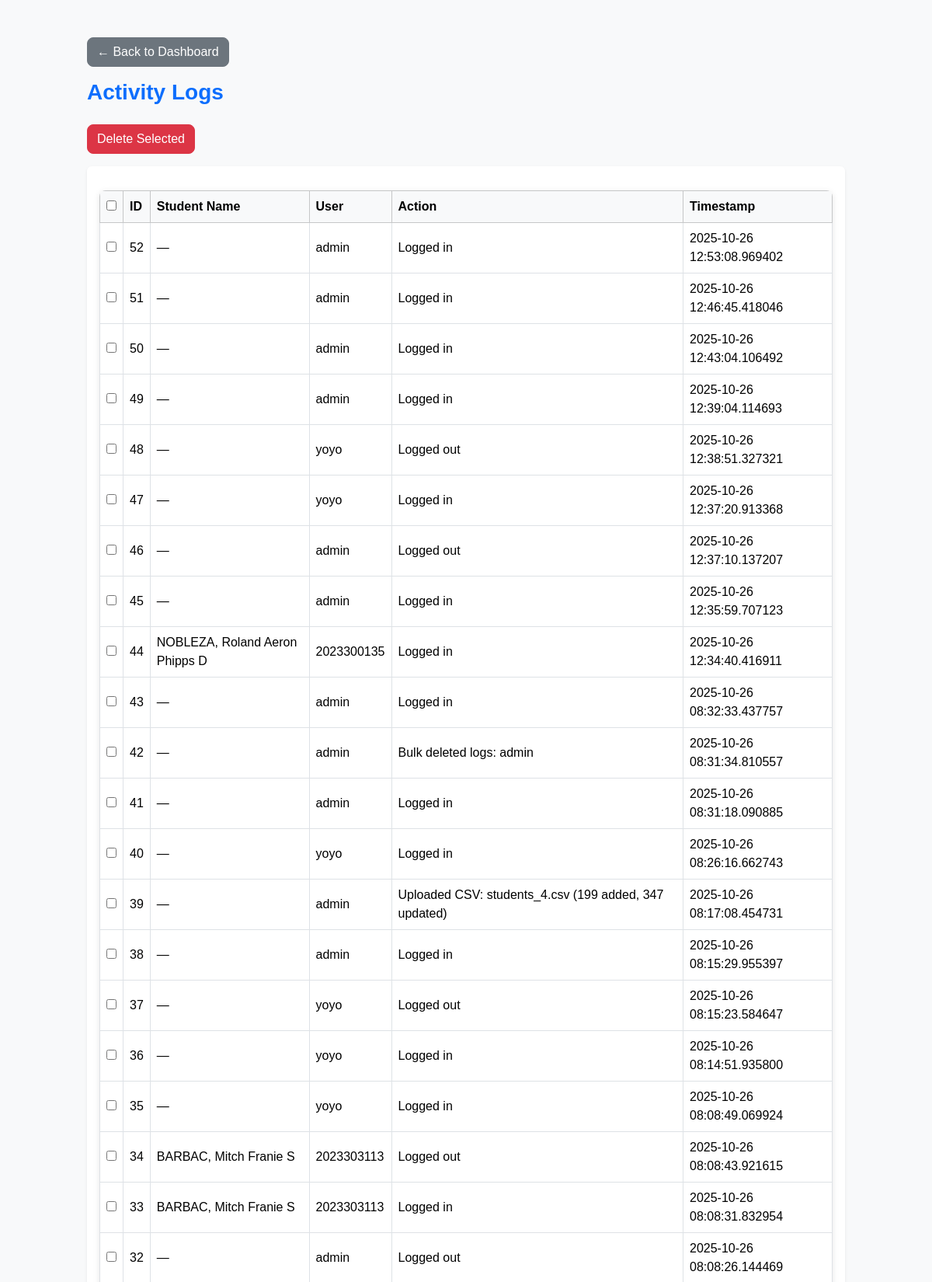
The app's page /view_logs (signed in, upper part) with its own data.
### app.py (models this page shows)
class Log(db.Model):
    id = db.Column(db.Integer, primary_key=True)
    user = db.Column(db.String(100))
    action = db.Column(db.String(255))
    timestamp = db.Column(db.DateTime, default=datetime.utcnow)

class Student(db.Model):
    __tablename__ = 'student'
    student_id = db.Column(db.String(100), primary_key=True)
    subject = db.Column(db.String(100), primary_key=True)
    name = db.Column(db.String(150), nullable=False)
    quiz1 = db.Column(db.String(10), default='0')
    quiz2 = db.Column(db.String(10), default='0')
    quiz3 = db.Column(db.String(10), default='0')
    quiz4 = db.Column(db.String(10), default='0')
    quiz5 = db.Column(db.String(10), default='0')
    quiz6 = db.Column(db.String(10), default='0')
    quiz7 = db.Column(db.String(10), default='0')
    quiz8 = db.Column(db.String(10), default='0')
    midterm_exam = db.Column(db.String(10), default='0')
    finals_exam = db.Column(db.String(10), default='0')
    midterm_grade = db.Column(db.String(10), default='0')
    finals_grade = db.Column(db.String(10), default='0')
    midterm_remarks = db.Column(db.String(50))
    finals_remarks = db.Column(db.String(50))
    overall_grade = db.Column(db.String(10), default='0')
    overall_remarks = db.Column(db.String(50))
    __table_args__ = (
        db.UniqueConstraint('student_id', 'subject', name='uix_student_subject'),
    )

### app.py (the view)
@app.route('/view_logs')
@login_required(role='Admin')
def view_logs():
    logs = Log.query.order_by(Log.timestamp.desc()).all()
    logs_with_student_name = []
    for log in logs:
        student = Student.query.filter_by(student_id=log.user).first()
        student_name = student.name if student else None
        logs_with_student_name.append({
            'id': log.id,
            'student_name': student_name,
            'user': log.user,
            'action': log.action,
            'timestamp': log.timestamp
        })
    return render_template('logs.html', logs=logs_with_student_name)

### app.py (called while the page is built)
def login_required(role=None):
    def decorator(f):
        @wraps(f)
        def decorated_function(*args, **kwargs):
            if 'user_id' not in session:
                flash("Please log in first.", "danger")
                return redirect(url_for('login'))
            if role and session.get('role') not in (role if isinstance(role, list) else [role]):
                flash("Access denied.", "danger")
                return redirect(url_for('login'))
            return f(*args, **kwargs)
        return decorated_function
    return decorator

### templates/logs.html (shortened to what this page needs)
<!DOCTYPE html>
<html lang="en">
<head>
<link href="https://cdn.jsdelivr.net/npm/bootstrap@5.3.3/dist/css/bootstrap.min.css" rel="stylesheet">
<link rel="stylesheet" href="{{ url_for('static', filename='css/style.css') }}">
</head>
<body class="bg-light">
<div class="container mt-5">
    <div class="mb-3">
        <a href="{{ url_for('dashboard_admin') }}" class="btn btn-secondary">
            ← Back to Dashboard
        </a>
    </div>
    <h3 class="text-primary mb-4">Activity Logs</h3>
    <div class="mb-3 d-flex gap-2">
        <button type="button" class="btn btn-danger" id="delete-selected" data-bs-toggle="modal" data-bs-target="#confirmDeleteModal">
            Delete Selected
        </button>
    </div>
    <form method="POST" action="{{ url_for('bulk_delete_logs') }}" id="bulk-delete-form">
        <div class="table-responsive shadow-sm bg-white p-3 rounded">
            <table class="table table-bordered table-hover align-middle mb-0">
                <thead class="table-light">
                    <tr>
                        <th><input type="checkbox" id="select-all"></th>
                        <th>ID</th>
                        <th>Student Name</th>
                        <th>User</th>
                        <th>Action</th>
                        <th>Timestamp</th>
                    </tr>
                </thead>
                <tbody>
                    {% for log in logs %}
                    <tr>
                        <td><input type="checkbox" name="log_ids" value="{{ log.id }}"></td>
                        <td>{{ log.id }}</td>
                        <td>{{ log.student_name or '—' }}</td>
                        <td>{{ log.user or '—' }}</td>
                        <td>{{ log.action }}</td>
                        <td>{{ log.timestamp }}</td>
                    </tr>
                    {% else %}
                    <tr>
                        <td colspan="6" class="text-center">No logs found.</td>
                    </tr>
                    {% endfor %}
                </tbody>
            </table>
        </div>
    </form>
</div>
</body>
</html>

### static/css/style.css (style rules this page uses)
#delete-selected { transition: background-color 0.3s, transform 0.2s; }
.table { border-radius: 8px; overflow: hidden; box-shadow: 0 2px 8px rgba(0,0,0,0.1); }
.table { margin-top: 15px; }
body { background-color: #f8f9fa; font-family: "Poppins", Arial, sans-serif; color: #333; }
.container { max-width: 1000px; }
h1, h2, h3 { font-weight: 600; }
h3.text-primary { color: #0d6efd !important; }
.btn { border-radius: 8px !important; font-weight: 500; transition: transform 0.2s ease, box-shadow 0.2s ease; }

### records on screen
Log: id "52", student_name "—", user "admin", action "Logged in", timestamp "2025-10-26 12:53:08.969402"
Log: id "51", student_name "—", user "admin", action "Logged in", timestamp "2025-10-26 12:46:45.418046"
Log: id "50", student_name "—", user "admin", action "Logged in", timestamp "2025-10-26 12:43:04.106492"
Log: id "49", student_name "—", user "admin", action "Logged in", timestamp "2025-10-26 12:39:04.114693"
Log: id "48", student_name "—", user "yoyo", action "Logged out", timestamp "2025-10-26 12:38:51.327321"
Log: id "47", student_name "—", user "yoyo", action "Logged in", timestamp "2025-10-26 12:37:20.913368"
Log: id "46", student_name "—", user "admin", action "Logged out", timestamp "2025-10-26 12:37:10.137207"
Log: id "45", student_name "—", user "admin", action "Logged in", timestamp "2025-10-26 12:35:59.707123"
Student: name "NOBLEZA, Roland Aeron Phipps D"
Log: user "2023300135", action "Logged in", timestamp "2025-10-26 12:34:40.416911"
Log: id "43", student_name "—", user "admin", action "Logged in", timestamp "2025-10-26 08:32:33.437757"
Log: id "42", student_name "—", user "admin", action "Bulk deleted logs: admin", timestamp "2025-10-26 08:31:34.810557"
Log: id "41", student_name "—", user "admin", action "Logged in", timestamp "2025-10-26 08:31:18.090885"
Log: id "40", student_name "—", user "yoyo", action "Logged in", timestamp "2025-10-26 08:26:16.662743"
Log: id "39", student_name "—", user "admin", action "Uploaded CSV: students_4.csv (199 added, 347 updated)", timestamp "2025-10-26 08:17:08.454731"
Log: id "38", student_name "—", user "admin", action "Logged in", timestamp "2025-10-26 08:15:29.955397"
Log: id "37", student_name "—", user "yoyo", action "Logged out", timestamp "2025-10-26 08:15:23.584647"
Log: id "36", student_name "—", user "yoyo", action "Logged in", timestamp "2025-10-26 08:14:51.935800"
Log: id "35", student_name "—", user "yoyo", action "Logged in", timestamp "2025-10-26 08:08:49.069924"
Student: name "BARBAC, Mitch Franie S" "BARBAC, Mitch Franie S"
Log: user "2023303113", action "Logged out", timestamp "2025-10-26 08:08:43.921615"
Log: user "2023303113", action "Logged in", timestamp "2025-10-26 08:08:31.832954"
Log: id "32", student_name "—", user "admin", action "Logged out", timestamp "2025-10-26 08:08:26.144469"

### other values on screen
{{ log.id }} "44" "34" "33"
